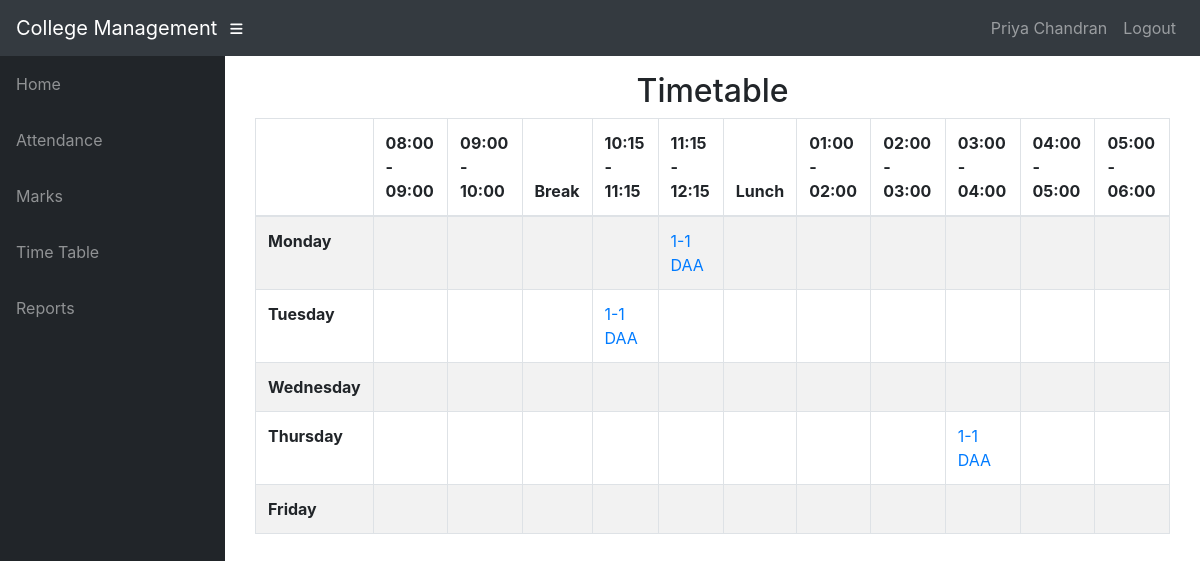
/info/teacher/CS4/t_timetable/ (signed in), run on the app's committed database.
### info/models.py (models this page shows, shortened)
class User(AbstractUser):
    @property
    def is_student(self):
        if hasattr(self, 'student'):
            return True
        return False
    @property
    def is_teacher(self):
        if hasattr(self, 'teacher'):
            return True
        return False

class Teacher(models.Model):
    user = models.OneToOneField(User, on_delete=models.CASCADE, null=True)
    id = models.CharField(primary_key=True, max_length=100)
    dept = models.ForeignKey(Dept, on_delete=models.CASCADE, default=1)
    name = models.CharField(max_length=100)
    sex = models.CharField(max_length=50, choices=sex_choice, default='Male')
    DOB = models.DateField(default='1980-01-01')

class AssignTime(models.Model):
    assign = models.ForeignKey(Assign, on_delete=models.CASCADE)
    period = models.CharField(max_length=50, choices=time_slots, default='11:15 - 12:15')
    day = models.CharField(max_length=15, choices=DAYS_OF_WEEK)

class Assign(models.Model):
    class_id = models.ForeignKey(Class, on_delete=models.CASCADE)
    course = models.ForeignKey(Course, on_delete=models.CASCADE)
    teacher = models.ForeignKey(Teacher, on_delete=models.CASCADE)
    class Meta:
        unique_together = (('course', 'class_id', 'teacher'),)

class Course(models.Model):
    dept = models.ForeignKey(Dept, on_delete=models.CASCADE)
    id = models.CharField(primary_key='True', max_length=50)
    name = models.CharField(max_length=50)
    shortname = models.CharField(max_length=50, default='X')

### info/views.py (the view)
# urls.py: path('teacher/<slug:teacher_id>/t_timetable/', views.t_timetable, name='t_timetable'),
@login_required()
def t_timetable(request, teacher_id):
    asst = AssignTime.objects.filter(assign__teacher_id=teacher_id)
    class_matrix = [[True for i in range(12)] for j in range(5)]
    for i, d in enumerate(DAYS_OF_WEEK):
        t = 0
        for j in range(12):
            if j == 0:
                class_matrix[i][0] = d[0]
                continue
            if j == 3 or j == 6:
                continue
            try:
                a = asst.get(period=time_slots[t][0], day=d[0])
                class_matrix[i][j] = a
            except AssignTime.DoesNotExist:
                pass
            t += 1
    context = {
        'class_matrix': class_matrix,
    }
    return render(request, 'info/t_timetable.html', context)

### info/templates/info/t_timetable.html
{% extends 'info/base.html' %}
    {% block content %}
    <div class="container">
        <div class="container">
            <div class="row">
                <div class="col-md-12">
                    <h2 class="text-center">
                        Timetable
                    </h2>
                </div>
                <div id="no-more-tables">
                     <div class="table-responsive">
                        <table class="col-sm-12 table table-bordered table-striped table- cf " id="dataTable" width="100%" cellspacing="0">
                            <thead class="cf">
                                <tr>
                                <th>      </th>
                                <th>08:00 - 09:00</th>
                                <th>09:00 - 10:00</th>
                                <th>Break</th>
                                <th>10:15 - 11:15</th>
                                <th>11:15 - 12:15</th>
                                <th>Lunch</th>
                                <th>01:00 - 02:00</th>
                                <th>02:00 - 03:00</th>
                                <th>03:00 - 04:00</th>
                                <th>04:00 - 05:00</th>
                                <th>05:00 - 06:00</th>
                                </tr>
                            </thead>
                            <tbody>
                                {% for i in class_matrix %}
                                <tr>
                                    {% for j in i %}
                                        {% if forloop.counter == 1 %}
                                            <td><b>{{ j }}</b></td>
                                        {% elif j == True %}
                                            <td></td>
                                        {% else %}
                                            <td><a href="{% url 'free_teachers' j.id %}"
                                                    onclick="window.open('{% url 'free_teachers' j.id %}',
                                                                         'newwindow',
                                                                         'width=600,height=400');
                                                              return false;">{{ j.assign.class_id_id }} {{ j.assign.course.shortname }}</a>
                                            </td>
                                        {% endif %}
                                    {% endfor %}
                                </tr>
                                {% endfor %}
                            </tbody>
                        </table>
                     </div>
                </div>
            </div>
        </div>
    </div>
    {% endblock %}

### info/templates/info/base.html (shortened to what this page needs)
<!DOCTYPE html>
<html lang="en">
  <head>
      {% load static %}
    <link href="{% static '/info/bootstrap/vendor/bootstrap/css/bootstrap.min.css' %}" rel="stylesheet">
    <link href="{% static '/info/bootstrap/vendor/fontawesome-free/css/all.min.css' %}" rel="stylesheet" type="text/css">
    <link href="{% static '/info/bootstrap/vendor/datatables/dataTables.bootstrap4.css' %}" rel="stylesheet">
    <link href="{% static '/info/bootstrap/css/sb-admin.css' %}" rel="stylesheet">
  </head>
  <body id="page-top">
    <nav class="navbar navbar-expand navbar-dark bg-dark static-top">
      <a class="navbar-brand mr-1" href="{% url 'index' %}">College Management</a>
      <button class="btn btn-link btn-sm text-white order-1 order-sm-0" id="sidebarToggle" href="#">
        <i class="fas fa-bars"></i>
      </button>
        <div class="collapse navbar-collapse" id="navbarResponsive">
          <ul class="navbar-nav ml-auto">
            <li class="nav-item">
                {% if request.user.is_student %}
                    <a class="nav-link text-capitalize">{{ request.user.student.name }}</a>
                {% elif request.user.is_teacher %}
                    <a class="nav-link text-capitalize">{{ request.user.teacher.name }}</a>
                {% endif %}
            </li>
            <li class="nav-item">
                <a class="nav-link" href="#" data-toggle="modal" data-target="#logoutModal">Logout</a>
            </li>
          </ul>
        </div>
    </nav>
    <div id="wrapper">
      <ul class="sidebar navbar-nav">
            <li class="nav-item">
              <a class="nav-link" href="{% url 'index' %}">
                <span>Home</span>
              </a>
            </li>
        {% if request.user.is_student %}
            <li class="nav-item">
              <a class="nav-link" href="{% url 'attendance' request.user.student.USN %}">
                <span>Attendance</span>
              </a>
            </li>
            <li class="nav-item">
              <a class="nav-link" href="{% url 'attendance' request.user.student.USN %}">
                <span>Attendance By Subject</span>
              </a>
            </li>
            <li class="nav-item">
              <a class="nav-link" href="{% url 'marks_list' request.user.student.USN %}">
                <span>Marks</span>
              </a>
            </li>
              <li class="nav-item">
              <a class="nav-link" href="{% url 'timetable' request.user.student.class_id_id %}">
                <span>Time Table</span>
              </a>
            </li>
        {% elif request.user.is_teacher %}
            <li class="nav-item">
              <a class="nav-link" href="{% url 't_clas' request.user.teacher.id 1 %}">
                <span>Attendance</span>
              </a>
            </li>
            <li class="nav-item">
              <a class="nav-link" href="{% url 't_clas' request.user.teacher.id 2 %}">
                <span>Marks</span>
              </a>
            </li>
              <li class="nav-item">
              <a class="nav-link" href="{% url 't_timetable' request.user.teacher.id %}">
                <span>Time Table</span>
              </a>
            </li>
            <li class="nav-item">
              <a class="nav-link" href="{% url 't_clas' request.user.teacher.id 3 %}">
                <span>Reports</span>
              </a>
            </li>
        {% endif %}
      </ul>
      <div id="content-wrapper">
        <div class="container-fluid">
            {% block content %}
            {% endblock %}
        </div>
      </div>
    </div>
  </body>
</html>

### data on the page
User: user.teacher.name "Priya Chandran"
AssignTime: i "Monday", assign.class_id_id "1-1", assign.course.shortname "DAA"
AssignTime: i "Tuesday", assign.class_id_id "1-1", assign.course.shortname "DAA"
AssignTime: i "Thursday", assign.class_id_id "1-1", assign.course.shortname "DAA"

### other printed values
{{ j }} "Wednesday" "Friday"
